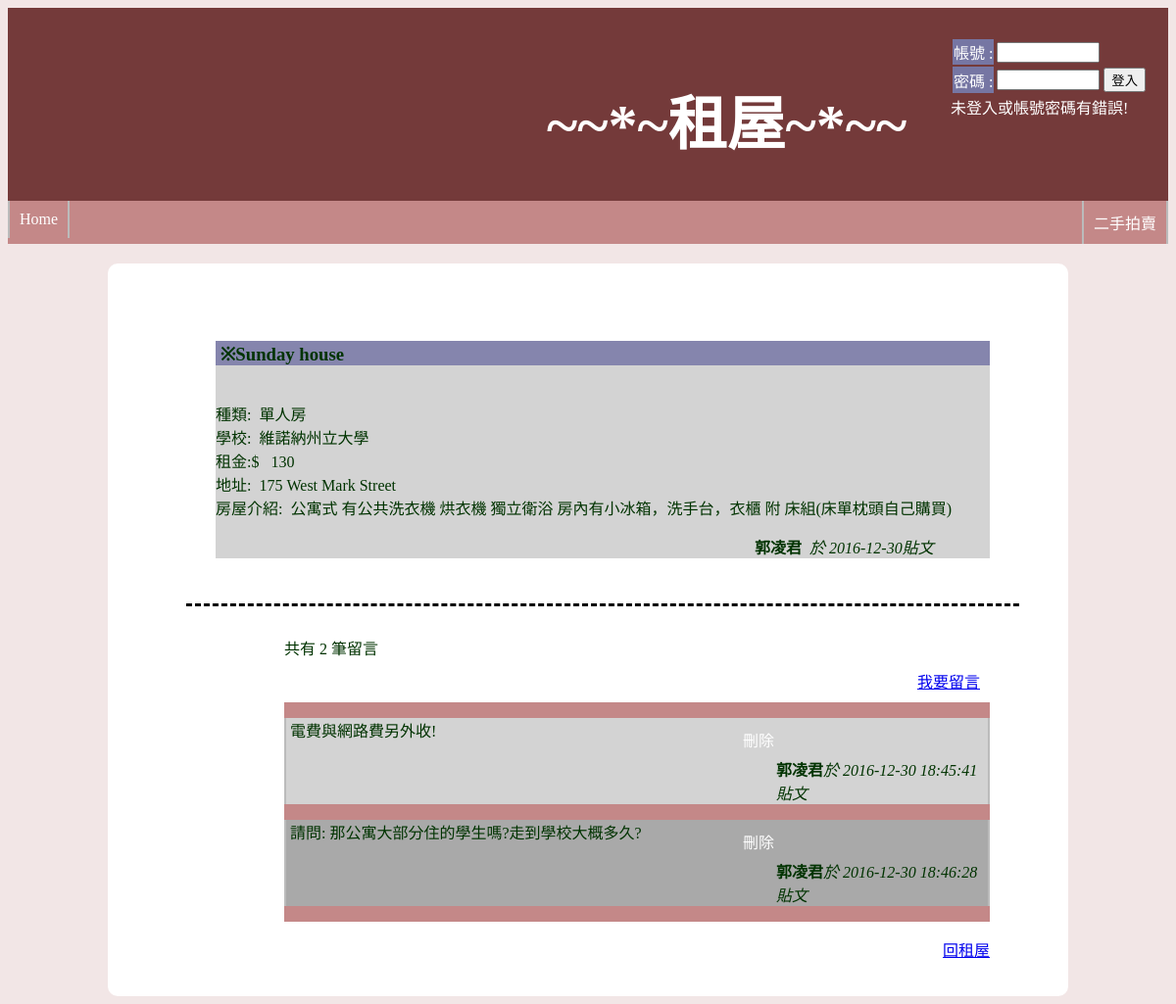
The app's page /housedetail.php?housedetail=1 with its own data.
### tables this page shows
CREATE TABLE IF NOT EXISTS `house` (
  `貼文編號` int(4) NOT NULL AUTO_INCREMENT,
  `姓名` varchar(10) NOT NULL,
  `type` varchar(50) DEFAULT NULL,
  `school` varchar(50) DEFAULT NULL,
  `price` int(50) DEFAULT NULL,
  `housename` varchar(128) DEFAULT NULL,
  `introduce` varchar(268) DEFAULT NULL,
  `address` varchar(360) DEFAULT NULL,
  `date` date NOT NULL,
  PRIMARY KEY (`貼文編號`)
);

CREATE TABLE IF NOT EXISTS `housemsg` (
  `留言編號` int(4) NOT NULL AUTO_INCREMENT,
  `姓名` varchar(10) NOT NULL,
  `留言` varchar(128) DEFAULT NULL,
  `時間` datetime NOT NULL,
  `topicid` int(4) NOT NULL,
  PRIMARY KEY (`留言編號`)
);

### housedetail.php (the view, shortened to what this page needs)
<?php
include("mysql.inc.php");
if (!empty($_GET['housedetail'])){
  $sql = "SELECT * FROM house WHERE 貼文編號 = '{$_GET['housedetail']}'";
  $result=mysqli_query($conn, $sql);
  $thing=mysqli_fetch_array($result);
  $sql = "SELECT * FROM housemsg WHERE topicid = '{$_GET['housedetail']}'";
  $res=mysqli_query($conn, $sql);
  $numRows = mysqli_num_rows($res);
}
else {
  header("Location: renthouse.php");
}
?>
<!DOCTYPE HTML>
<html>
<head>
		<link rel="stylesheet" href="renthouse.css">
</head>
<header>
<div id="log"><?php
          if(isset($_SESSION['user_id'])) { echo $msg = "歡迎".$_SESSION['yourname']."登入!"; ?>
			  <form action="logout.php">
			  <br><br><br>
			  <p><input type="submit" value="登出" style="float:right;"></p></form>
  <?php  } else { $msg = "未登入或帳號密碼有錯誤!"; ?>
	  <form style="padding: 0px 20px 0px 0px; float:right;" action="login.php" method="post">
  <table style="color:white; float:right;" name="login">
 <tr>
   <td style="color:white;background-color:#7676a3">帳號 : </td>
   <td><input type="text" name="User_id"
             size="10" maxlength="10" required></td>
 </tr>
 <tr>
   <td style="background-color:#7676a3">密碼 : </td>
   <td><input type="password" name="password"
              size="10" maxlength="10" required></td>
	<td><input type="submit" value="登入"></td>
 </tr>
</table>
</form>
<br>
 <p type="hidden"><?php echo $msg; ?></p>
<?php } ?>
</div>
<h1 style="text-indent:200px;">~~*~租屋~*~~</h1>
    <ul>
      <li id="li1"><a target="_self" href="index.php">Home</a></li>
      <li id="li2"><a Target="_new" href="salething.php">二手拍賣</a></li>
    </ul>
</header>
<body>
<div id="wrapper">
<div id="maintext" style="border-bottom: dashed #000; ">
      <?php
	        echo "
			<div style='background-color:lightGrey;'>
	   <h3 style='background-color:#8585ad; text-align:left;'><strong>&nbsp;※".$thing['housename']."</h2></strong>
	   <p style='background-color:lightGrey; text-align:left;'>
	   <br>種類:&nbsp;&nbsp;".$thing['type']."
	   <br>學校:&nbsp;&nbsp;".$thing['school']."
       <br>租金:$ &nbsp;&nbsp;".$thing['price']."
	   <br>地址:&nbsp;&nbsp;".$thing['address']."
	   <br>房屋介紹:&nbsp;&nbsp;".$thing['introduce']."</p>
	   <p style='background-color:lightGrey; padding-left:550px;'><strong>".$thing['姓名']."</strong>&nbsp;&nbsp;<em>於 {$thing['date']}貼文</em></p></div>";
	  ?>
  </div>
  <div id="maintext" style="text-align: left; padding-left:100px;">
  <?php echo "共有 $numRows 筆留言 "; ?>
  <div id="navigation"><a href="housemsg.php?housedetail=<?php echo $_GET['housedetail']; ?>">我要留言</a></div>
	<?php
if ($numRows>0) {
  echo '<ul>';
  $i=1;
  while ($thisr = mysqli_fetch_array($res)) {
    $name=htmlspecialchars($thisr['姓名'], ENT_QUOTES);
    $message=htmlspecialchars($thisr['留言'], ENT_QUOTES);
	$message=str_replace('  ', '&nbsp;&nbsp;', nl2br($message));
	if ($i%2==0) {$liclass='even';}
    else         {$liclass='odd';}
	echo "<li class=\"$liclass\">";
	if (isset($_SESSION['user_id']) && @($_SESSION['yourname']==$name) || @($row['姓名'] == $_SESSION['yourname'])) {
		echo "<a href='housemsgdelete.php?housemsgdelete={$thisr['留言編號']}' style='right:400px; position: absolute;;' type='hidden;'>刪除</a>";
	}
	echo " <p>&nbsp;{$message}</p>
		  <p style='padding-left:500px;'><strong>$name</strong><em>於 {$thisr['時間']}貼文</em></p>";
	echo "</li>";
    $i++;
  }
  echo '</ul>';
}
?>
  <p><a href="renthouse.php" style="float:right;">回租屋</a></p>
  </div>
</div>
</body>
</html>

### renthouse.css (style rules this page uses)
header { color:#ffffff; background-color:#743A3A; font-family:"Jacques Francois Shadow"; padding: 30px 0px 0px 0px; }
body { background-color: #F2E6E6; color: #003300; font-family: Palatino Linotype; }
#log { float:right; }
#wrapper { width: 80%; min-width: 500px; max-width: 850px; margin-right: auto; margin-top:20px; margin-left: auto; background-color: #ffffff; padding:30px 50px 30px 80px; text-align:center; border-radius: 10px; }
h1 { margin-left:350px; font-family:"Times New Roman", Times, serif; font-size:60px; }
ul { list-style-type: none; margin:0; padding: 0px; overflow: hidden; background-color: #C48888; }
li { border-right: 2px solid #bbb; border-left: 2px solid #bbb; }
#li1 { float: left; }
#li2 { float: right; }
li a { display: block; color: white; text-align: center; padding: 10px 10px; text-decoration: none; }
.odd { background-color: lightGrey; }
.even { background-color: darkGray; }
#maintext { background-color:white; font-size: 16px; padding: 30px; text-align: left; }
#navigation { padding: 10px; text-align: right; }

### records on screen
house: housename "Sunday house", type "單人房", school "維諾納州立大學", price "130", address "175 West Mark Street", introduce "公寓式 有公共洗衣機 烘衣機 獨立衛浴 房內有小冰箱，洗手台，衣櫃 附 床組(床單枕頭自己購買)", 姓名 "郭凌君", date "2016-12-30"
housemsg: 留言 "電費與網路費另外收!", 姓名 "郭凌君", 時間 "2016-12-30 18:45:41"
housemsg: 留言 "請問: 那公寓大部分住的學生嗎?走到學校大概多久?", 姓名 "郭凌君", 時間 "2016-12-30 18:46:28"

### other values on screen
$msg "未登入或帳號密碼有錯誤!"
$numRows "2"
